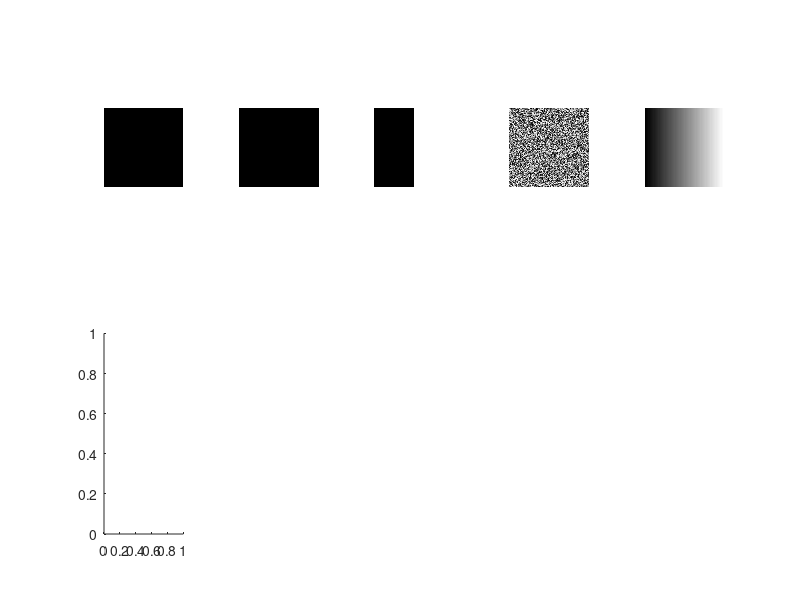

The MATLAB script that drew this image: (Note: this script raises an error after producing the figure.)
% Lab 3. Histograms 

%% H-1. Histograms of artificial images
clearvars; close all; clc;
% a)


black = zeros(256, 256, "uint8");

white = ones(256, 256, "uint8");

black_white = cat(2, zeros(256, 128, "uint8"), 255 * ones(256, 128, "uint8"));

random = randi([0 255], 256, 256, "uint8");


A = zeros(256, 1);
B = A + 1;
transition = cat(2, A, B);
for i=2:255
    transition = cat(2, transition, A+i);
end

transition = uint8(transition);

all = {black, white, black_white, random, transition};
labels = ["black", "white", "black-white", "random", "transition"];


for i=1:5
    subplot(2, 5, i);
    imshow(all{i});
end

for i=1:5
    subplot(2, 5, i+5);
    histogram(all{i}, 0:256);
    subtitle(labels(i));
end

%% H-2. Histograms of greyscale images
clearvars; close all; clc;

lena1 = imread("lena1.bmp");
lena2 = imread("lena2.bmp");
lena3 = imread("lena3.bmp");
lena4 = imread("lena4.bmp");


all = {lena1, lena2, lena3, lena4};

for i=1:8
    if i < 5
        subplot(2, 4, i);
        imshow(all{i});
    else
        subplot(2, 4, i);
        histogram(all{i-4}, 0:256);
    end
end
    
%% H-3. Histogram stretching

clearvars; close all; clc;

hist1 = imread("hist1.bmp");
hist1_stretched = imadjust(hist1);

subplot(2, 2, 1);
imshow(hist1);
subplot(2, 2, 2);
imshow(hist1_stretched);
subplot(2, 2, 3);
histogram(hist1, 0:256);
subplot(2, 2, 4);
histogram(hist1_stretched, 0:256);

%% H-4. Histogram equalization

clearvars; close all; clc;

hist1 = imread("hist1.bmp");
[H, x] = imhist(hist1, 256);
cum_hist1 = cumsum(imhist(hist1, 256));


eqd_hist1 = intlut(hist1, uint8((255/max(cum_hist1)) * cum_hist1));
[H2, x2] = imhist(eqd_hist1, 256);
eqd_cum_hist1 = cumsum(imhist(eqd_hist1, 256));


subplot(2, 3, 1);
imshow(hist1);
title("Original Image");
subplot(2, 3, 2);
histogram(hist1);
subplot(2, 3, 3);
histogram(cum_hist1);

subplot(2, 3, 4);
imshow(eqd_hist1);
title("Equalized Image");
subplot(2, 3, 5);
histogram(eqd_hist1);
subplot(2, 3, 6);
histogram(eqd_cum_hist1);

%% H-5. Histogram matching

clearvars; close all; clc;

load desiredHistogram
phobos = imread("phobos.bmp");

eqd_hist = histeq(phobos, desiredHistogram);

subplot(1, 2, 1);
imshow(eqd_hist);
subplot(1, 2, 2);
imshow(imhistmatch(eqd_hist, desiredHistogram));

subplot(2, 4, 1);
imshow(phobos);

stretched = imadjust(phobos);
eqd = histeq(phobos);
adap_eqd = adapthisteq(phobos);
matched = imhistmatch(imhist(phobos), desiredHistogram);

all = {stretched, eqd, adap_eqd, matched};

for i=1:4
    subplot(2, 4, i);
    imshow(all{i});
end

























